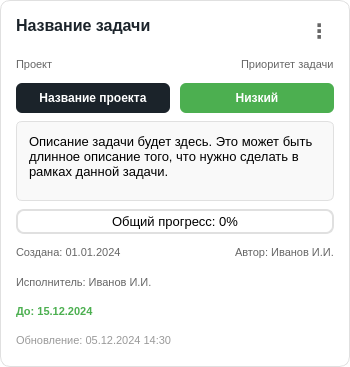
<?xml version="1.0" encoding="UTF-8"?>
<ui version="4.0">
 <class>TaskCard</class>
 <widget class="QFrame" name="TaskCard">
  <property name="geometry">
   <rect>
    <x>0</x>
    <y>0</y>
    <width>350</width>
    <height>367</height>
   </rect>
  </property>
  <property name="sizePolicy">
   <sizepolicy hsizetype="Preferred" vsizetype="Preferred">
    <horstretch>0</horstretch>
    <verstretch>0</verstretch>
   </sizepolicy>
  </property>
  <property name="minimumSize">
   <size>
    <width>300</width>
    <height>350</height>
   </size>
  </property>
  <property name="maximumSize">
   <size>
    <width>350</width>
    <height>16777215</height>
   </size>
  </property>
  <property name="styleSheet">
   <string notr="true">QFrame#TaskCard {
    background-color: white;
    border-radius: 10px;
    border: 1px solid #E0E0E0;
    padding: 15px;
}
QFrame#TaskCard:hover {
    border: 2px solid #D22730;
    box-shadow: 0 4px 12px rgba(210, 39, 48, 0.2);
}</string>
  </property>
  <property name="frameShape">
   <enum>QFrame::Shape::StyledPanel</enum>
  </property>
  <property name="frameShadow">
   <enum>QFrame::Shadow::Raised</enum>
  </property>
  <layout class="QVBoxLayout" name="verticalLayout">
   <property name="spacing">
    <number>8</number>
   </property>
   <property name="leftMargin">
    <number>0</number>
   </property>
   <property name="topMargin">
    <number>0</number>
   </property>
   <property name="rightMargin">
    <number>0</number>
   </property>
   <property name="bottomMargin">
    <number>0</number>
   </property>
   <item>
    <layout class="QHBoxLayout" name="titleLayout">
     <item>
      <widget class="QLabel" name="taskTitleLabel">
       <property name="styleSheet">
        <string notr="true">QLabel {
    font-size: 16px;
    font-weight: bold;
    color: #1B232A;
}</string>
       </property>
       <property name="text">
        <string>Название задачи</string>
       </property>
       <property name="alignment">
        <set>Qt::AlignmentFlag::AlignLeading|Qt::AlignmentFlag::AlignLeft|Qt::AlignmentFlag::AlignTop</set>
       </property>
       <property name="wordWrap">
        <bool>true</bool>
       </property>
      </widget>
     </item>
     <item>
      <widget class="QPushButton" name="menuButton">
       <property name="minimumSize">
        <size>
         <width>30</width>
         <height>30</height>
        </size>
       </property>
       <property name="maximumSize">
        <size>
         <width>30</width>
         <height>30</height>
        </size>
       </property>
       <property name="styleSheet">
        <string notr="true">QPushButton {
    background-color: transparent;
    border: none;
    color: #666;
    font-size: 20px;
    font-weight: bold;
}
QPushButton:hover {
    color: #D22730;
}</string>
       </property>
       <property name="text">
        <string>⋮</string>
       </property>
      </widget>
     </item>
    </layout>
   </item>
   <item>
    <layout class="QHBoxLayout" name="labelsLayout">
     <item>
      <widget class="QLabel" name="projectLabel">
       <property name="styleSheet">
        <string notr="true">QLabel {
    font-size: 11px;
    color: #666;
}</string>
       </property>
       <property name="text">
        <string>Проект</string>
       </property>
      </widget>
     </item>
     <item>
      <spacer name="horizontalSpacer_2">
       <property name="orientation">
        <enum>Qt::Orientation::Horizontal</enum>
       </property>
       <property name="sizeHint" stdset="0">
        <size>
         <width>40</width>
         <height>20</height>
        </size>
       </property>
      </spacer>
     </item>
     <item>
      <widget class="QLabel" name="priorityLabel">
       <property name="styleSheet">
        <string notr="true">QLabel {
    font-size: 11px;
    color: #666;
}</string>
       </property>
       <property name="text">
        <string>Приоритет задачи</string>
       </property>
      </widget>
     </item>
    </layout>
   </item>
   <item>
    <layout class="QHBoxLayout" name="projectPriorityLayout">
     <property name="spacing">
      <number>10</number>
     </property>
     <item>
      <widget class="QPushButton" name="projectButton">
       <property name="minimumSize">
        <size>
         <width>0</width>
         <height>30</height>
        </size>
       </property>
       <property name="maximumSize">
        <size>
         <width>16777215</width>
         <height>30</height>
        </size>
       </property>
       <property name="styleSheet">
        <string notr="true">QPushButton {
    background-color: #1B232A;
    color: white;
    border: none;
    border-radius: 6px;
    padding: 6px 12px;
    font-size: 12px;
    font-weight: bold;
}
QPushButton:hover {
    background-color: #D9D9D6;
    color: black;
}</string>
       </property>
       <property name="text">
        <string>Название проекта</string>
       </property>
      </widget>
     </item>
     <item>
      <widget class="QLabel" name="priorityValueLabel">
       <property name="minimumSize">
        <size>
         <width>0</width>
         <height>30</height>
        </size>
       </property>
       <property name="maximumSize">
        <size>
         <width>16777215</width>
         <height>30</height>
        </size>
       </property>
       <property name="layoutDirection">
        <enum>Qt::LayoutDirection::LeftToRight</enum>
       </property>
       <property name="styleSheet">
        <string notr="true">QLabel {
    background-color: #4CAF50;
    color: white;
    border: none;
    border-radius: 6px;
    padding: 6px 12px;
    font-size: 12px;
    font-weight: bold;
    text-align: center;
}</string>
       </property>
       <property name="text">
        <string>Низкий</string>
       </property>
       <property name="alignment">
        <set>Qt::AlignmentFlag::AlignCenter</set>
       </property>
      </widget>
     </item>
    </layout>
   </item>
   <item>
    <widget class="QTextEdit" name="descriptionText">
     <property name="maximumSize">
      <size>
       <width>16777215</width>
       <height>80</height>
      </size>
     </property>
     <property name="styleSheet">
      <string notr="true">QTextEdit {
    border: 1px solid #E0E0E0;
    border-radius: 6px;
    padding: 8px;
    font-size: 13px;
    background-color: #F9F9F9;
}
QTextEdit:focus {
    border: 1px solid #D22730;
}</string>
     </property>
     <property name="readOnly">
      <bool>true</bool>
     </property>
     <property name="html">
      <string>&lt;!DOCTYPE HTML PUBLIC &quot;-//W3C//DTD HTML 4.0//EN&quot; &quot;http://www.w3.org/TR/REC-html40/strict.dtd&quot;&gt;
&lt;html&gt;&lt;head&gt;&lt;meta name=&quot;qrichtext&quot; content=&quot;1&quot; /&gt;&lt;meta charset=&quot;utf-8&quot; /&gt;&lt;style type=&quot;text/css&quot;&gt;
p, li { white-space: pre-wrap; }
hr { height: 1px; border-width: 0; }
li.unchecked::marker { content: &quot;\2610&quot;; }
li.checked::marker { content: &quot;\2612&quot;; }
&lt;/style&gt;&lt;/head&gt;&lt;body style=&quot; font-family:'Segoe UI'; font-size:13px; font-weight:400; font-style:normal;&quot;&gt;
&lt;p style=&quot; margin-top:0px; margin-bottom:0px; margin-left:0px; margin-right:0px; -qt-block-indent:0; text-indent:0px;&quot;&gt;Описание задачи будет здесь. Это может быть длинное описание того, что нужно сделать в рамках данной задачи.&lt;/p&gt;&lt;/body&gt;&lt;/html&gt;</string>
     </property>
    </widget>
   </item>
   <item>
    <layout class="QHBoxLayout" name="tagsLayout">
     <property name="spacing">
      <number>5</number>
     </property>
    </layout>
   </item>
   <item>
    <widget class="QProgressBar" name="overallProgress">
     <property name="sizePolicy">
      <sizepolicy hsizetype="Expanding" vsizetype="Fixed">
       <horstretch>1</horstretch>
       <verstretch>0</verstretch>
      </sizepolicy>
     </property>
     <property name="maximumSize">
      <size>
       <width>16777215</width>
       <height>25</height>
      </size>
     </property>
     <property name="styleSheet">
      <string notr="true">QProgressBar {
    border: 2px solid #E0E0E0;
    border-radius: 8px;
    text-align: center;
    background-color: white;
    font-size: 13px;
}
QProgressBar:hover {
    border: 2px solid #ccab6e;
}
QProgressBar::chunk {
    background-color: #D22730;
    border-radius: 8px;
}
</string>
     </property>
     <property name="value">
      <number>0</number>
     </property>
     <property name="textVisible">
      <bool>true</bool>
     </property>
     <property name="format">
      <string>Общий прогресс: %p%</string>
     </property>
    </widget>
   </item>
   <item>
    <layout class="QHBoxLayout" name="createdLayout">
     <item>
      <widget class="QLabel" name="createdLabel">
       <property name="styleSheet">
        <string notr="true">QLabel {
    font-size: 11px;
    color: #666;
}</string>
       </property>
       <property name="text">
        <string>Создана: 01.01.2024</string>
       </property>
      </widget>
     </item>
     <item>
      <spacer name="horizontalSpacer_3">
       <property name="orientation">
        <enum>Qt::Orientation::Horizontal</enum>
       </property>
       <property name="sizeHint" stdset="0">
        <size>
         <width>40</width>
         <height>20</height>
        </size>
       </property>
      </spacer>
     </item>
     <item>
      <widget class="QLabel" name="authorLabel">
       <property name="styleSheet">
        <string notr="true">QLabel {
    font-size: 11px;
    color: #666;
}</string>
       </property>
       <property name="text">
        <string>Автор: Иванов И.И.</string>
       </property>
      </widget>
     </item>
    </layout>
   </item>
   <item>
    <widget class="QLabel" name="executorLabel">
     <property name="styleSheet">
      <string notr="true">QLabel {
    font-size: 11px;
    color: #666;
}</string>
     </property>
     <property name="text">
      <string>Исполнитель: Иванов И.И.</string>
     </property>
    </widget>
   </item>
   <item>
    <widget class="QLabel" name="deadlineLabel">
     <property name="styleSheet">
      <string notr="true">QLabel {
    font-size: 11px;
    color: #4CAF50;
    font-weight: bold;
}</string>
     </property>
     <property name="text">
      <string>До: 15.12.2024</string>
     </property>
    </widget>
   </item>
   <item>
    <widget class="QLabel" name="updatedLabel">
     <property name="styleSheet">
      <string notr="true">QLabel {
    font-size: 11px;
    color: #999;
}</string>
     </property>
     <property name="text">
      <string>Обновление: 05.12.2024 14:30</string>
     </property>
    </widget>
   </item>
  </layout>
 </widget>
 <resources/>
 <connections/>
</ui>
